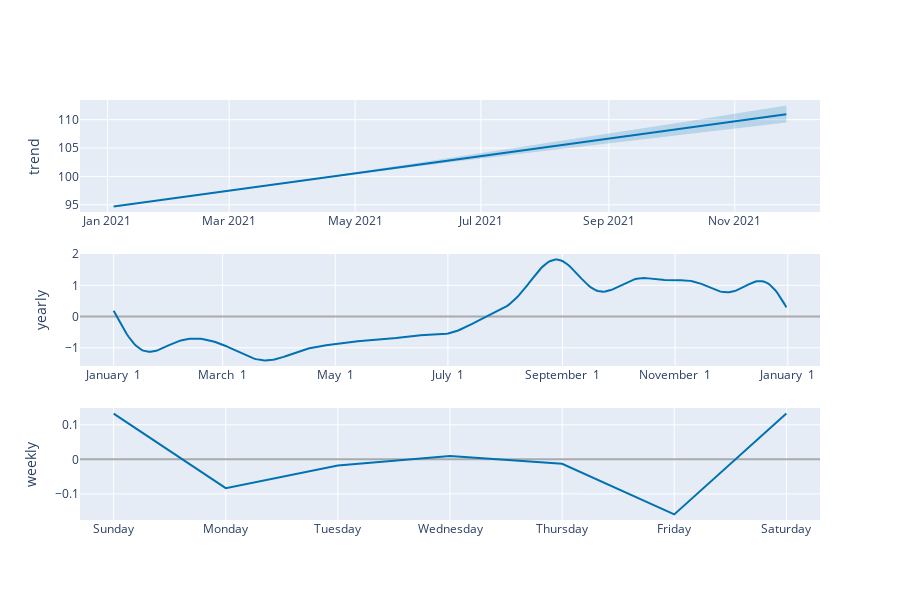

The cell this chart's notebook holds for it:
### Code cell
# Forecast Components
plot_components_plotly(model, forecast)

### Figure 1 — Plotly figure (JSON) as saved in the notebook; plotly's stock layout.template omitted (floating-point values rounded to 4 significant figures; data arrays with more than 128 entries replaced by an {"elided": "..."} marker saying what was removed)
{"data": [{"line": {"color": "#0072B2", "width": 2}, "mode": "lines", "name": "trend", "type": "scatter", "x": {"elided": "228 str values"}, "xaxis": "x", "y": {"elided": "228 float values"}, "yaxis": "y"}, {"line": {"color": "rgba(0, 114, 178, 0.2)", "width": 0}, "mode": "lines", "name": "trend_upper", "type": "scatter", "x": {"elided": "228 str values"}, "xaxis": "x", "y": {"elided": "228 float values"}, "yaxis": "y"}, {"fill": "tonexty", "fillcolor": "rgba(0, 114, 178, 0.2)", "line": {"color": "rgba(0, 114, 178, 0.2)", "width": 0}, "mode": "lines", "name": "trend_lower", "type": "scatter", "x": {"elided": "228 str values"}, "xaxis": "x", "y": {"elided": "228 float values"}, "yaxis": "y"}, {"line": {"color": "#0072B2", "width": 2}, "mode": "lines", "name": "yearly", "type": "scatter", "x": {"elided": "365 str values"}, "xaxis": "x2", "y": {"elided": "365 float values"}, "yaxis": "y2"}, {"line": {"color": "#0072B2", "width": 2}, "mode": "lines", "name": "weekly", "type": "scatter", "x": ["2017-01-01T00:00:00", "2017-01-02T00:00:00", "2017-01-03T00:00:00", "2017-01-04T00:00:00", "2017-01-05T00:00:00", "2017-01-06T00:00:00", "2017-01-07T00:00:00"], "xaxis": "x3", "y": [0.1323, -0.08359, -0.01783, 0.009469, -0.01314, -0.1594, 0.1323], "yaxis": "y3"}], "layout": {"height": 600, "showlegend": false, "width": 900, "xaxis": {"anchor": "y", "domain": [0, 1], "range": ["2020-12-18T16:48:00", "2021-12-12T07:12:00"], "type": "date"}, "xaxis2": {"anchor": "y2", "domain": [0, 1], "range": ["2016-12-13T18:54:02.958904115", "2018-01-18T11:04:57.863013581"], "tickformat": "%B %e", "type": "date"}, "xaxis3": {"anchor": "y3", "domain": [0, 1], "range": ["2016-12-31T16:48:00", "2017-01-07T07:12:00"], "tickformat": "%A", "type": "date"}, "yaxis": {"anchor": "x", "domain": [0.7333, 1], "rangemode": "normal", "title": {"text": "trend"}, "zerolinecolor": "#AAA"}, "yaxis2": {"anchor": "x2", "domain": [0.3667, 0.6333], "title": {"text": "yearly"}, "zerolinecolor": "#AAA"}, "yaxis3": {"anchor": "x3", "domain": [0, 0.2667], "title": {"text": "weekly"}, "zerolinecolor": "#AAA"}}}
